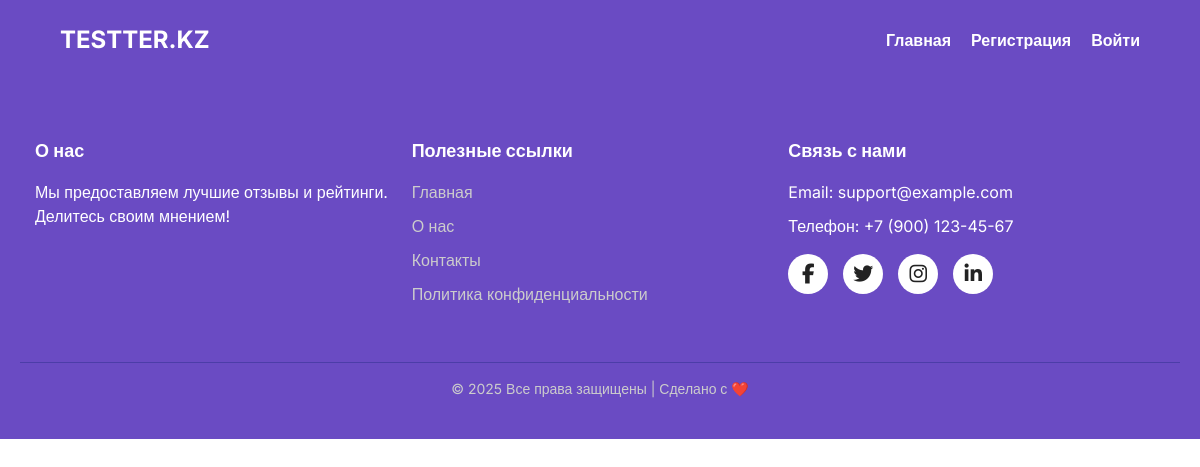
The page /news/1/ on the database as committed earlier.
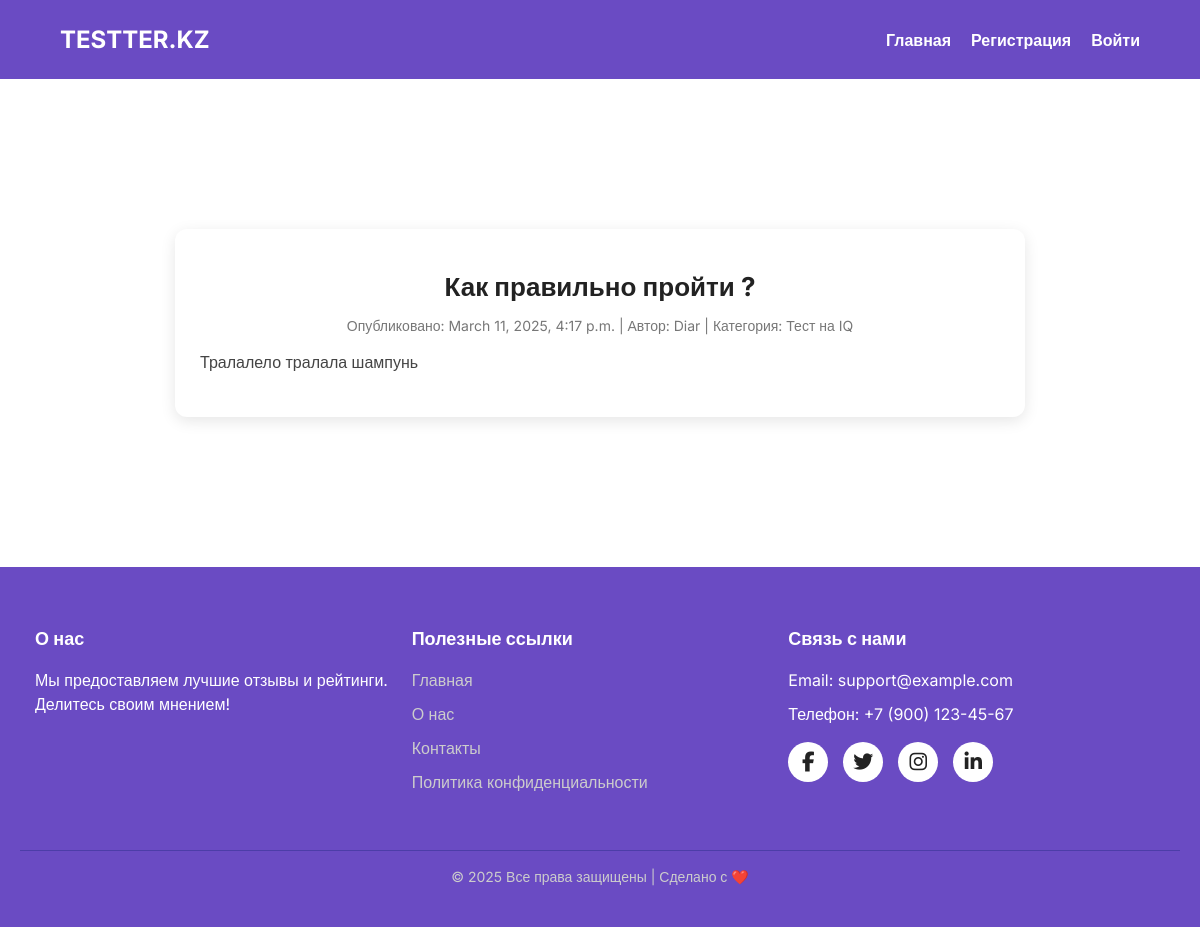
The same page on the database as committed later.
### main/models.py (models this page shows, shortened)
class News(models.Model):
    author = models.CharField(max_length=200)
    popularity = models.BooleanField(default=False)
    category = models.ForeignKey(Subject, on_delete=models.CASCADE, blank=True, null=True)
    img1 = models.ImageField(upload_to='upload', blank=True, null=True)
    img2 = models.ImageField(upload_to='upload', blank=True, null=True)
    title = models.CharField(max_length=200)
    description = models.TextField()
    created = models.DateTimeField(auto_now_add=True)

class Subject(models.Model):
    name = models.CharField(max_length=200)
    def __str__(self):
        return self.name

### main/views.py (the view)
# urls.py: path('news/<int:pk>/', views.news_detail, name='news_detail'),
def news_detail(request, pk):
    news = News.objects.filter(id=pk)
    return render(request, 'news_detail.html', {'news':news})

### main/templates/news_detail.html (shortened to what this page needs)
{% extends 'layout.html' %}
{% load static %}
{% block content %}
    {% for new in news %}
        <div class="news-container">
            <h1 class="news-title">{{ new.title }}</h1>
            <p class="news-meta">Опубликовано: {{ new.created }} | Автор: {{ new.author }} | Категория: {{ new.category }}</p>
            <p class="news-description">{{ new.description }}</p>
        </div>
    {% endfor %}
{% endblock %}

Rows that differ between the two databases and show on the page:
added News: title "Как правильно пройти ?", created "March 11, 2025, 4:17 p.m.", author "Diar", category "Тест на IQ", description "Тралалело тралала шампунь"
